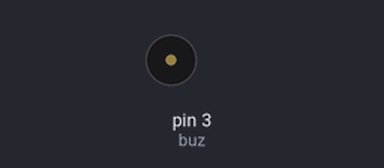
A sketch run on a simulated Arduino Uno, built with avr-gcc and run on an emulated ATmega328P. Parts: buzzer (waves = sounding, pin HIGH).

Above: at 50.0 s.
Timing chart, 0 to 130.0 s (numbered marks = the images above):
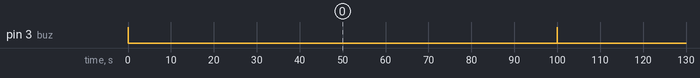

The sketch:

sketch_IDK.ino
```cpp
int buz = 3;

void setup() {
  pinMode(buz, OUTPUT);


}

void loop() {
  digitalWrite(buz, HIGH);
  delay(10);
  digitalWrite(buz,LOW);
  delay(100000);


}
```

Measured:
- by itself, pin 3 (buz): alternates HIGH for 0.01 s and LOW for 100 s
